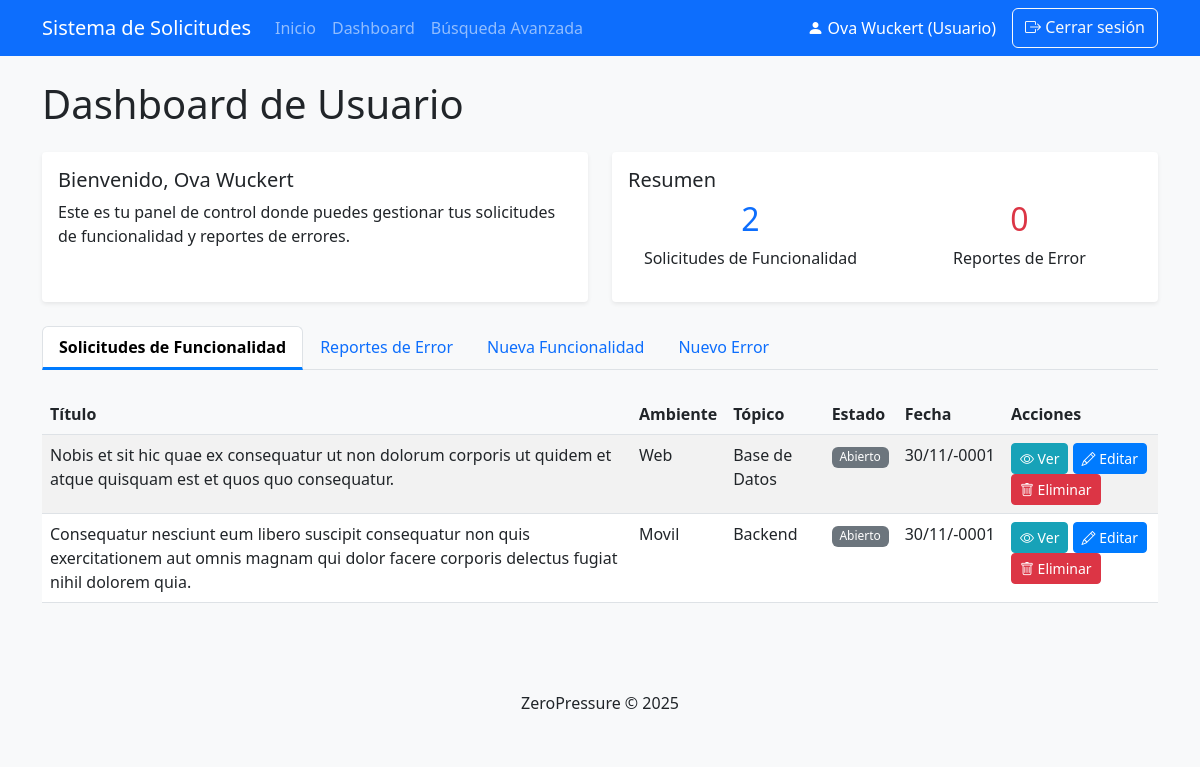
Screenshot of /dashboard/usuario.php (signed in) with the database file from the repository.
### tables this page shows
CREATE TABLE Solicitud_Funcionalidad (
    id_funcionalidad INT AUTO_INCREMENT PRIMARY KEY,
    titulo VARCHAR(255) NOT NULL,
    ambiente ENUM('Web', 'Movil') NOT NULL,
    resumen TEXT NOT NULL,
    id_usuario INT NOT NULL,
    id_topico INT NOT NULL,
    fecha_publicacion DATE NOT NULL,
    fecha_resolucion DATE NULL,
    estado ENUM('Abierto', 'En Progreso', 'Resuelto', 'Cerrado', 'Archivado') NOT NULL DEFAULT 'Abierto',
    observaciones TEXT NULL,
    FOREIGN KEY (id_usuario) REFERENCES Usuario(id_usuario),
    FOREIGN KEY (id_topico) REFERENCES Topico(id_topico)
);

CREATE TABLE Topico (
    id_topico INT AUTO_INCREMENT PRIMARY KEY,
    nombre VARCHAR(50) NOT NULL UNIQUE
);

### config/database.php (called while the page is built, shortened)
<?php
class DatabaseManager {
    private $host = "localhost";
    private $username = "root";
    private $password = "";
    private $database = "bdzeropressure";
    private $conn;
    public function __construct() {
        try {
            $this->conn = new PDO(
                "mysql:host=$this->host;dbname=$this->database;charset=utf8mb4",
                $this->username,
                $this->password,
                array(
                    PDO::ATTR_ERRMODE => PDO::ERRMODE_EXCEPTION,
                    PDO::ATTR_DEFAULT_FETCH_MODE => PDO::FETCH_ASSOC,
                    PDO::ATTR_EMULATE_PREPARES => false
                )
            );
        } catch (PDOException $e) {
            die("Error de conexión: " . $e->getMessage());
        }
    }
    public function getFuncionalidadesByUser($id_usuario) {
        try {
            $stmt = $this->conn->prepare("
                SELECT f.*, t.nombre as nombre_topico
                FROM Solicitud_Funcionalidad f
                JOIN Topico t ON f.id_topico = t.id_topico
                WHERE f.id_usuario = :id_usuario
                ORDER BY f.fecha_publicacion DESC
            ");
            $stmt->bindParam(':id_usuario', $id_usuario);
            $stmt->execute();
            return $stmt->fetchAll();
        } catch (PDOException $e) {
            error_log("Error obteniendo funcionalidades del usuario: " . $e->getMessage());
            return [];
        }
    }
    public function getErroresByUser($id_usuario) {
        try {
            $stmt = $this->conn->prepare("
                SELECT e.*, t.nombre as nombre_topico
                FROM Solicitud_Error e
                JOIN Topico t ON e.id_topico = t.id_topico
                WHERE e.id_usuario = :id_usuario
                ORDER BY e.fecha_publicacion DESC
            ");
            $stmt->bindParam(':id_usuario', $id_usuario);
            $stmt->execute();
            return $stmt->fetchAll();
        } catch (PDOException $e) {
            error_log("Error obteniendo errores del usuario: " . $e->getMessage());
            return [];
        }
    }
}
?>

### dashboard/usuario.php (the view, shortened to what this page needs)
<?php
require_once('../config/database.php');
$db = new DatabaseManager();
$user_id = $_SESSION['user_id'];
$funcionalidades = $db->getFuncionalidadesByUser($user_id);
$errores = $db->getErroresByUser($user_id);
?>
<!DOCTYPE html>
<html lang="es">
<head>
    <link href="https://cdn.jsdelivr.net/npm/bootstrap@5.3.0-alpha1/dist/css/bootstrap.min.css" rel="stylesheet">
    <link rel="stylesheet" href="https://cdn.jsdelivr.net/npm/bootstrap-icons@1.10.0/font/bootstrap-icons.css">
    <link href="../assets/css/styles.css" rel="stylesheet">
</head>
<body>
    <?php include_once('../includes/navbar.php'); ?>
    <div class="container mt-4">
        <h1 class="mb-4">Dashboard de Usuario</h1>
        <div class="row mb-4">
            <div class="col-md-6">
                <div class="card shadow-sm h-100">
                    <div class="card-body">
                        <h5 class="card-title">Bienvenido, <?php echo htmlspecialchars($_SESSION['nombre']); ?></h5>
                        <p class="card-text">Este es tu panel de control donde puedes gestionar tus solicitudes de funcionalidad y reportes de errores.</p>
                    </div>
                </div>
            </div>
            <div class="col-md-6">
                <div class="card shadow-sm h-100">
                    <div class="card-body">
                        <h5 class="card-title">Resumen</h5>
                        <div class="row text-center">
                            <div class="col-6">
                                <h2 class="text-primary"><?php echo count($funcionalidades); ?></h2>
                                <p>Solicitudes de Funcionalidad</p>
                            </div>
                            <div class="col-6">
                                <h2 class="text-danger"><?php echo count($errores); ?></h2>
                                <p>Reportes de Error</p>
                            </div>
                        </div>
                    </div>
                </div>
            </div>
        </div>
        <ul class="nav nav-tabs" id="myTab" role="tablist">
            <li class="nav-item" role="presentation">
                <button class="nav-link active" id="funcionalidades-tab" data-bs-toggle="tab" data-bs-target="#funcionalidades" type="button" role="tab" aria-controls="funcionalidades" aria-selected="true">
                    Solicitudes de Funcionalidad
                </button>
            </li>
            <li class="nav-item" role="presentation">
                <button class="nav-link" id="errores-tab" data-bs-toggle="tab" data-bs-target="#errores" type="button" role="tab" aria-controls="errores" aria-selected="false">
                    Reportes de Error
                </button>
            </li>
            <li class="nav-item" role="presentation">
                <button class="nav-link" id="nueva-funcionalidad-tab" data-bs-toggle="tab" data-bs-target="#nueva-funcionalidad" type="button" role="tab" aria-controls="nueva-funcionalidad" aria-selected="false">
                    Nueva Funcionalidad
                </button>
            </li>
            <li class="nav-item" role="presentation">
                <button class="nav-link" id="nuevo-error-tab" data-bs-toggle="tab" data-bs-target="#nuevo-error" type="button" role="tab" aria-controls="nuevo-error" aria-selected="false">
                    Nuevo Error
                </button>
            </li>
        </ul>
        <div class="tab-content pt-4" id="myTabContent">
            <div class="tab-pane fade show active" id="funcionalidades" role="tabpanel" aria-labelledby="funcionalidades-tab">
                <?php if (empty($funcionalidades)): ?>
                    <div class="alert alert-info">
                        No tienes solicitudes de funcionalidad. Crea una nueva desde la pestaña "Nueva Funcionalidad".
                    </div>
                <?php else: ?>
                    <div class="table-responsive">
                        <table class="table table-striped table-hover">
                            <thead>
                                <tr>
                                    <th>Título</th>
                                    <th>Ambiente</th>
                                    <th>Tópico</th>
                                    <th>Estado</th>
                                    <th>Fecha</th>
                                    <th>Acciones</th>
                                </tr>
                            </thead>
                            <tbody>
                                <?php foreach ($funcionalidades as $f): ?>
                                    <tr>
                                        <td><?php echo htmlspecialchars($f['titulo']); ?></td>
                                        <td><?php echo htmlspecialchars($f['ambiente']); ?></td>
                                        <td><?php echo htmlspecialchars($f['nombre_topico']); ?></td>
                                        <td>
                                            <span class="badge bg-<?php echo getEstadoColor($f['estado']); ?>">
                                                <?php echo htmlspecialchars($f['estado']); ?>
                                            </span>
                                        </td>
                                        <td><?php echo date('d/m/Y', strtotime($f['fecha_publicacion'])); ?></td>
                                        <td>
                                            <button class="btn btn-sm btn-info" data-bs-toggle="modal" data-bs-target="#modalVerFuncionalidad<?php echo $f['id_funcionalidad']; ?>">
                                                <i class="bi bi-eye"></i> Ver
                                            </button>
                                            <?php if ($f['estado'] !== 'En Progreso' && $f['estado'] !== 'Resuelto' && $f['estado'] !== 'Cerrado' && $f['estado'] !== 'Archivado'): ?>
                                                <button class="btn btn-sm btn-primary" data-bs-toggle="modal" data-bs-target="#modalEditarFuncionalidad<?php echo $f['id_funcionalidad']; ?>">
                                                    <i class="bi bi-pencil"></i> Editar
                                                </button>
                                                <button class="btn btn-sm btn-danger" data-bs-toggle="modal" data-bs-target="#modalEliminarFuncionalidad<?php echo $f['id_funcionalidad']; ?>">
                                                    <i class="bi bi-trash"></i> Eliminar
                                                </button>
                                            <?php endif; ?>
                                        </td>
                                    </tr>
                                <?php endforeach; ?>
                            </tbody>
                        </table>
                    </div>
                <?php endif; ?>
            </div>
        </div>
    </div>
    <footer class="bg-light text-center py-4 mt-5">
        <div class="container">
            <p class="mb-0">ZeroPressure &copy; <?php echo date('Y'); ?></p>
        </div>
    </footer>
</body>
</html>
<?php
function getEstadoColor($estado) {
    switch ($estado) {
        case 'Abierto':
            return 'secondary';
    }
}
?>

### includes/navbar.php (shortened to what this page needs)
<?php
$base_path = '';
$current_path = $_SERVER['SCRIPT_NAME'];
$depth = substr_count($current_path, '/');
if ($depth > 1) {
    $parts = explode('/', $current_path);
    array_pop($parts);
    $depth = count($parts) - 1;
    $base_path = str_repeat('../', $depth - 1);
}
?>
<nav class="navbar navbar-expand-lg navbar-dark bg-primary">
    <div class="container">
        <a class="navbar-brand" href="<?php echo $base_path; ?>index.php">Sistema de Solicitudes</a>
        <div class="collapse navbar-collapse" id="navbarNav">
            <ul class="navbar-nav me-auto">
                <li class="nav-item">
                    <?php if (isset($_SESSION['user_id'])): ?>
                        <a class="nav-link" href="<?php echo $base_path; ?>inicio.php">Inicio</a>
                    <?php else: ?>
                        <a class="nav-link" href="<?php echo $base_path; ?>index.php">Inicio</a>
                    <?php endif; ?>
                </li>
                <?php if (isset($_SESSION['user_id'])): ?>
                    <?php if ($_SESSION['rol'] === 'usuario'): ?>
                        <li class="nav-item">
                            <a class="nav-link" href="<?php echo $base_path; ?>dashboard/usuario.php">Dashboard</a>
                        </li>
                    <?php else: ?>
                        <li class="nav-item">
                            <a class="nav-link" href="<?php echo $base_path; ?>dashboard/ingeniero.php">Dashboard</a>
                        </li>
                    <?php endif; ?>
                <?php endif; ?>
                <li class="nav-item">
                    <a class="nav-link" href="<?php echo $base_path; ?>busqueda/avanzada.php">Búsqueda Avanzada</a>
                </li>
            </ul>
            <div class="d-flex">
                <?php if (isset($_SESSION['user_id'])): ?>
                    <span class="navbar-text me-3 text-white">
                        <i class="bi bi-person-fill"></i>
                        <?php echo htmlspecialchars($_SESSION['nombre']); ?>
                        (<?php echo $_SESSION['rol'] === 'usuario' ? 'Usuario' : 'Ingeniero'; ?>)
                    </span>
                    <a href="<?php echo $base_path; ?>auth/logout.php" class="btn btn-outline-light">
                        <i class="bi bi-box-arrow-right"></i> Cerrar sesión
                    </a>
                <?php endif; ?>
            </div>
        </div>
    </div>
</nav>

### assets/css/styles.css (style rules this page uses)
body { min-height: 100vh; display: flex; flex-direction: column; background-color: #f8f9fa; }
.table thead th { background-color: #f8f9fa; }
.card { box-shadow: 0 .125rem .25rem rgba(0,0,0,.075); border-radius: .25rem; border: none; }
.badge { font-weight: 500; }
.bg-secondary { background-color: #6c757d !important; }
.bg-light { background-color: #f8f9fa !important; color: #212529; }
.nav-tabs .nav-link { font-weight: 500; }
.nav-tabs .nav-link.active { font-weight: 600; border-bottom: 3px solid #007bff; }
.btn-primary { background-color: #007bff; border-color: #007bff; }
.btn-danger { background-color: #dc3545; border-color: #dc3545; }
.btn-info { background-color: #17a2b8; border-color: #17a2b8; color: #fff; }

### rows the page displays
solicitud_funcionalidad: titulo "Nobis et sit hic quae ex consequatur ut non dolorum corporis ut quidem et atque quisquam est et quos quo consequatur.", ambiente "Web", id_topico.nombre "Base de Datos", estado "Abierto", fecha_publicacion "30/11/-0001"
solicitud_funcionalidad: titulo "Consequatur nesciunt eum libero suscipit consequatur non quis exercitationem aut omnis magnam qui dolor facere corporis delectus fugiat nihil dolorem quia.", ambiente "Movil", id_topico.nombre "Backend", estado "Abierto", fecha_publicacion "30/11/-0001"

### other values shown
$_SESSION['nombre'] "Ova Wuckert"
count($funcionalidades) "2"
count($errores) "0"
